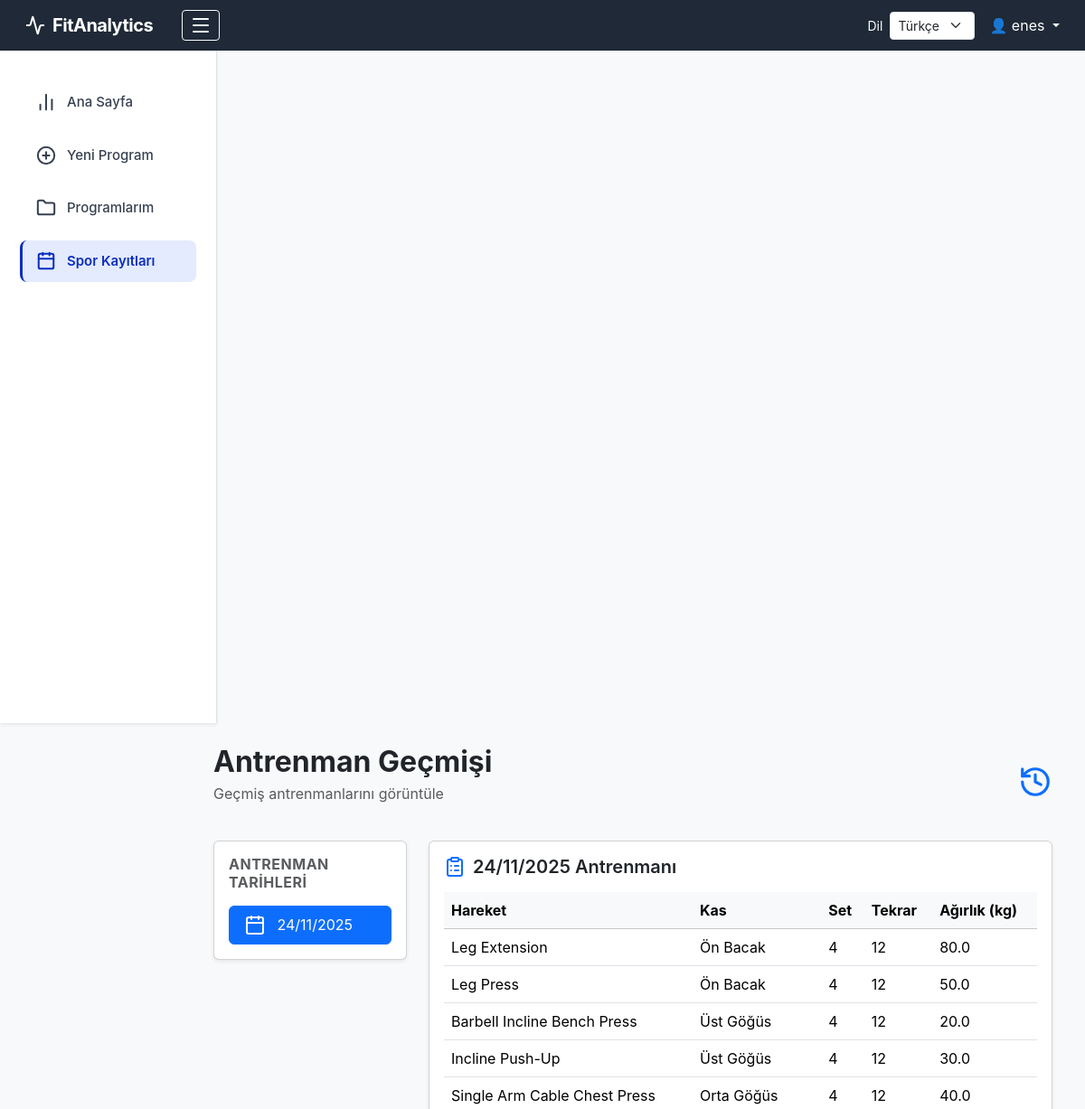
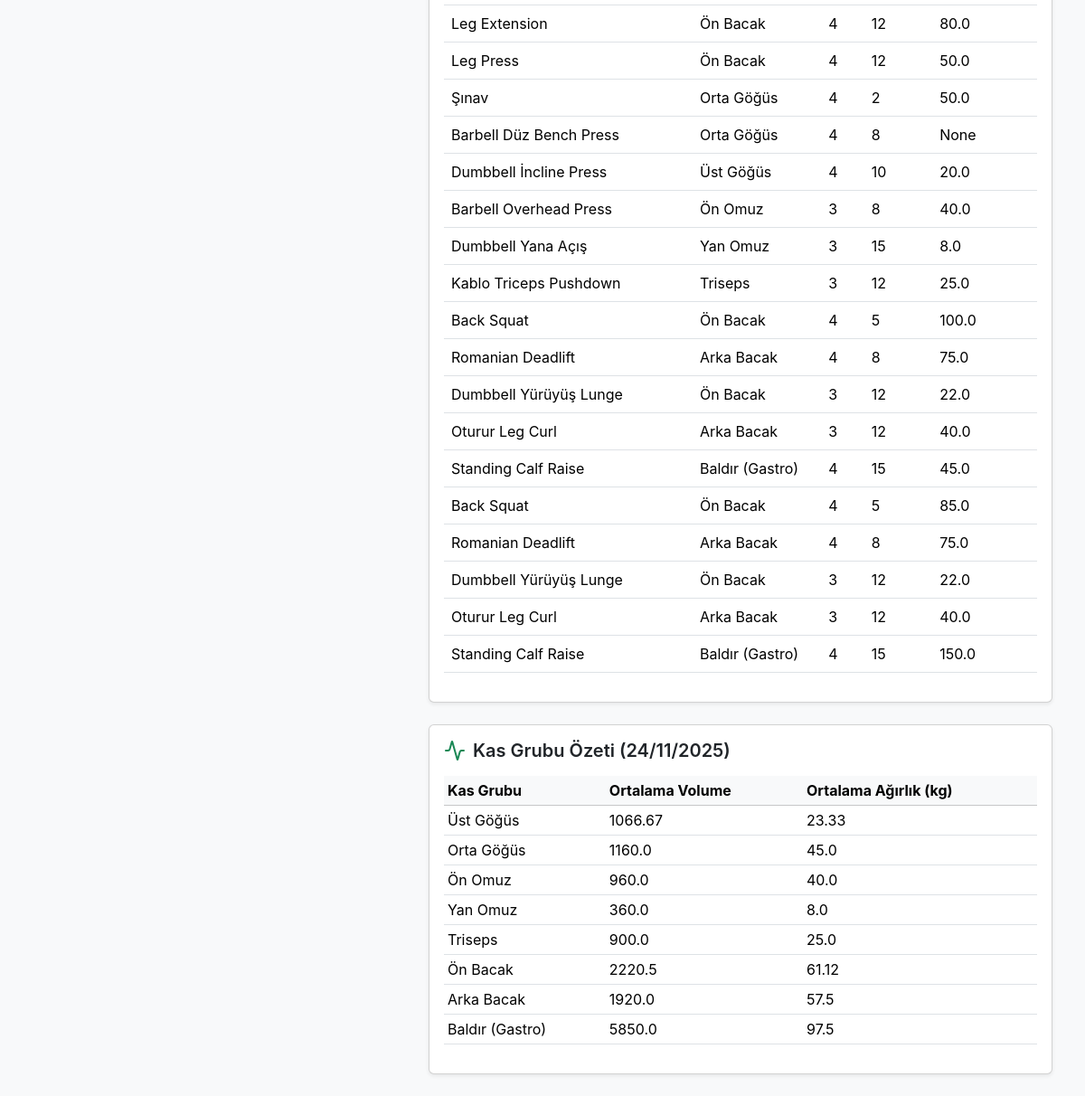
Screenshot of /history (signed in) with the database file from the repository (2 pictures, top to bottom).
### tables this page shows
CREATE TABLE exercises (
    exercise_id      INTEGER PRIMARY KEY AUTOINCREMENT,
    workout_id       INTEGER NOT NULL,
    exercise_name    TEXT NOT NULL,           -- ham text
    muscle_id        INTEGER NOT NULL,        -- canonical muscle
    exercise_lib_id  INTEGER,                 -- link to library (optional)
    sets             INTEGER,
    reps             INTEGER,
    weight_kg        REAL,
    volume           REAL,                    -- sets * reps * weight
    FOREIGN KEY (workout_id) REFERENCES workouts(workout_id),
    FOREIGN KEY (muscle_id) REFERENCES muscles(muscle_id),
    FOREIGN KEY (exercise_lib_id) REFERENCES exercise_library(exercise_lib_id)
);

CREATE TABLE muscles (
    muscle_id       INTEGER PRIMARY KEY AUTOINCREMENT,
    code            TEXT UNIQUE NOT NULL,     -- CHEST_UPPER, BACK_LATS...
    primary_region  TEXT NOT NULL,            -- CHEST, BACK, ARMS, LEGS, CORE...
    sub_region      TEXT,                     -- UPPER, LOWER, LATS, OBLIQUES...
    name_en         TEXT NOT NULL,
    name_tr         TEXT NOT NULL
);

### app/blueprints/workouts.py (the view)
@main.route("/history")
def history():
    if "user_id" not in session:
        return redirect(url_for("main.login"))
    user_id = session["user_id"]
    conn = get_connection()
    cur = conn.cursor()
    cur.execute("""
        SELECT DISTINCT workout_date
        FROM workouts
        WHERE user_id = ?
        ORDER BY workout_date DESC
    """, (user_id,))
    dates = [r["workout_date"] for r in cur.fetchall()]
    selected = request.args.get("date", dates[0] if dates else None)
    exercises = []
    summary = []
    if selected:
        cur.execute("""
            SELECT e.exercise_name, m.name_tr AS muscle,
                   e.sets, e.reps, e.weight_kg
            FROM exercises e
            JOIN muscles m ON m.muscle_id = e.muscle_id
            JOIN workouts w ON w.workout_id = e.workout_id
            WHERE w.user_id = ? AND w.workout_date = ?
        """, (user_id, selected))
        exercises = cur.fetchall()
        cur.execute("""
            SELECT m.name_tr AS muscle,
                   AVG(e.sets * e.reps * e.weight_kg) AS avg_volume,
                   AVG(e.weight_kg) AS avg_weight
            FROM exercises e
            JOIN muscles m ON e.muscle_id = m.muscle_id
            JOIN workouts w ON w.workout_id = e.workout_id
            WHERE w.user_id = ? AND w.workout_date = ?
            GROUP BY m.muscle_id
        """, (user_id, selected))
        summary = cur.fetchall()
    conn.close()
    return render_template(
        "history.html",
        dates=dates,
        selected_date=selected,
        exercises=exercises,
        summary=summary
    )

### app/database.py (called while the page is built)
def get_connection():
    conn = sqlite3.connect(DB_PATH)
    conn.row_factory = sqlite3.Row
    return conn

### app/templates/history.html
{% extends "layout.html" %}
{% block content %}
<div class="container-fluid">
    <div class="d-flex justify-content-between align-items-center mb-4">
        <div>
            <h2 class="fw-bold mb-1">Antrenman Geçmişi</h2>
            <p class="text-muted">Geçmiş antrenmanlarını görüntüle</p>
        </div>
        <i data-lucide="history" class="text-primary" style="width:38px;height:38px;"></i>
    </div>
    <div class="row">
        <div class="col-md-3 mb-4">
            <div class="card shadow-sm">
                <div class="card-body">
                    <h6 class="text-uppercase text-muted mb-3 fw-bold mb-1" style="letter-spacing:.5px;">
                        Antrenman Tarihleri
                    </h6>
                    <div class="list-group">
                        {% for d in dates %}
                        <a href="{{ url_for('main.history', date=d) }}"
                           class="list-group-item list-group-item-action
                           {% if selected_date == d %} active {% endif %}">
                            <i data-lucide="calendar" class="me-2"></i>
                            {{ d | format_date }}
                        </a>
                        {% endfor %}
                    </div>
                </div>
            </div>
        </div>
        <div class="col-md-9">
            <div class="card shadow-sm">
                <div class="card-body">
                    <h5 class="fw-semibold mb-3 d-flex align-items-center">
                        <i data-lucide="clipboard-list" class="me-2 text-primary"></i>
                        {{ selected_date | format_date}} Antrenmanı
                    </h5>
                    {% if exercises %}
                    <div class="table-responsive">
                        <table class="table table-hover align-middle">
                            <thead class="table-light">
                                <tr>
                                    <th>Hareket</th>
                                    <th>Kas</th>
                                    <th>Set</th>
                                    <th>Tekrar</th>
                                    <th>Ağırlık (kg)</th>
                                </tr>
                            </thead>
                            <tbody>
                                {% for ex in exercises %}
                                <tr>
                                    <td>{{ ex.exercise_name }}</td>
                                    <td>{{ ex.muscle }}</td>
                                    <td>{{ ex.sets }}</td>
                                    <td>{{ ex.reps }}</td>
                                    <td>{{ ex.weight_kg }}</td>
                                </tr>
                                {% endfor %}
                            </tbody>
                        </table>
                    </div>
                    {% else %}
                    <p class="text-muted">Bu tarihe ait kayıtlı hareket bulunmuyor.</p>
                    {% endif %}
                </div>
            </div>
            {% if summary %}
            <div class="card shadow-sm mt-4">
                <div class="card-body">
                    <h5 class="fw-semibold mb-3 d-flex align-items-center">
                        <i data-lucide="activity" class="me-2 text-success"></i>
                        Kas Grubu Özeti ({{ selected_date | format_date }})
                    </h5>
                    <div class="table-responsive">
                        <table class="table table-sm align-middle">
                            <thead class="table-light">
                                <tr>
                                    <th>Kas Grubu</th>
                                    <th>Ortalama Volume</th>
                                    <th>Ortalama Ağırlık (kg)</th>
                                </tr>
                            </thead>
                            <tbody>
                                {% for row in summary %}
                                <tr>
                                    <td>{{ row.muscle }}</td>
                                    <td>{{ row.avg_volume | round(2) }}</td>
                                    <td>{{ row.avg_weight | round(2) }}</td>
                                </tr>
                                {% endfor %}
                            </tbody>
                        </table>
                    </div>
                </div>
            </div>
            {% endif %}
        </div>
    </div>
</div>
{% endblock %}

### app/static/style.css (style rules this page uses)
body { background-color: #f4f6fb !important; font-family: 'Inter', sans-serif; }

### rows the page displays
exercises: exercise_name "Leg Extension", muscle "Ön Bacak", sets "4", reps "12", weight_kg "80.0"
exercises: exercise_name "Leg Press", muscle "Ön Bacak", sets "4", reps "12", weight_kg "50.0"
exercises: exercise_name "Barbell Incline Bench Press", muscle "Üst Göğüs", sets "4", reps "12", weight_kg "20.0"
exercises: exercise_name "Incline Push-Up", muscle "Üst Göğüs", sets "4", reps "12", weight_kg "30.0"
exercises: exercise_name "Single Arm Cable Chest Press", muscle "Orta Göğüs", sets "4", reps "12", weight_kg "40.0"
exercises: exercise_name "Leg Extension", muscle "Ön Bacak", sets "4", reps "12", weight_kg "80.0"
exercises: exercise_name "Leg Press", muscle "Ön Bacak", sets "4", reps "12", weight_kg "50.0"
exercises: exercise_name "Şınav", muscle "Orta Göğüs", sets "4", reps "2", weight_kg "50.0"
exercises: exercise_name "Barbell Düz Bench Press", muscle "Orta Göğüs", sets "4", reps "8", weight_kg "None"
exercises: exercise_name "Dumbbell İncline Press", muscle "Üst Göğüs", sets "4", reps "10", weight_kg "20.0"
exercises: exercise_name "Barbell Overhead Press", muscle "Ön Omuz", sets "3", reps "8", weight_kg "40.0"
exercises: exercise_name "Dumbbell Yana Açış", muscle "Yan Omuz", sets "3", reps "15", weight_kg "8.0"
exercises: exercise_name "Kablo Triceps Pushdown", muscle "Triseps", sets "3", reps "12", weight_kg "25.0"
exercises: exercise_name "Back Squat", muscle "Ön Bacak", sets "4", reps "5", weight_kg "100.0"
exercises: exercise_name "Romanian Deadlift", muscle "Arka Bacak", sets "4", reps "8", weight_kg "75.0"
exercises: exercise_name "Dumbbell Yürüyüş Lunge", muscle "Ön Bacak", sets "3", reps "12", weight_kg "22.0"
exercises: exercise_name "Oturur Leg Curl", muscle "Arka Bacak", sets "3", reps "12", weight_kg "40.0"
exercises: exercise_name "Standing Calf Raise", muscle "Baldır (Gastro)", sets "4", reps "15", weight_kg "45.0"
exercises: exercise_name "Back Squat", muscle "Ön Bacak", sets "4", reps "5", weight_kg "85.0"
exercises: exercise_name "Romanian Deadlift", muscle "Arka Bacak", sets "4", reps "8", weight_kg "75.0"
exercises: exercise_name "Dumbbell Yürüyüş Lunge", muscle "Ön Bacak", sets "3", reps "12", weight_kg "22.0"
exercises: exercise_name "Oturur Leg Curl", muscle "Arka Bacak", sets "3", reps "12", weight_kg "40.0"
exercises: exercise_name "Standing Calf Raise", muscle "Baldır (Gastro)", sets "4", reps "15", weight_kg "150.0"
muscles: muscle "Üst Göğüs", avg_volume "1066.67", avg_weight "23.33"
muscles: muscle "Orta Göğüs", avg_volume "1160.0", avg_weight "45.0"
muscles: muscle "Ön Omuz", avg_volume "960.0", avg_weight "40.0"
muscles: muscle "Yan Omuz", avg_volume "360.0", avg_weight "8.0"
muscles: muscle "Triseps", avg_volume "900.0", avg_weight "25.0"
muscles: muscle "Ön Bacak", avg_volume "2220.5", avg_weight "61.12"
muscles: muscle "Arka Bacak", avg_volume "1920.0", avg_weight "57.5"
muscles: muscle "Baldır (Gastro)", avg_volume "5850.0", avg_weight "97.5"

### other values shown
{{ t.language_label }} "Dil"
{{ session["user_name"] }} "enes"
{{ t.nav_dashboard }} "Ana Sayfa"
{{ t.nav_history }} "Spor Kayıtları"
{{ d | format_date }} "24/11/2025"
{{ selected_date | format_date }} "24/11/2025"
form field language "Türkçe"
